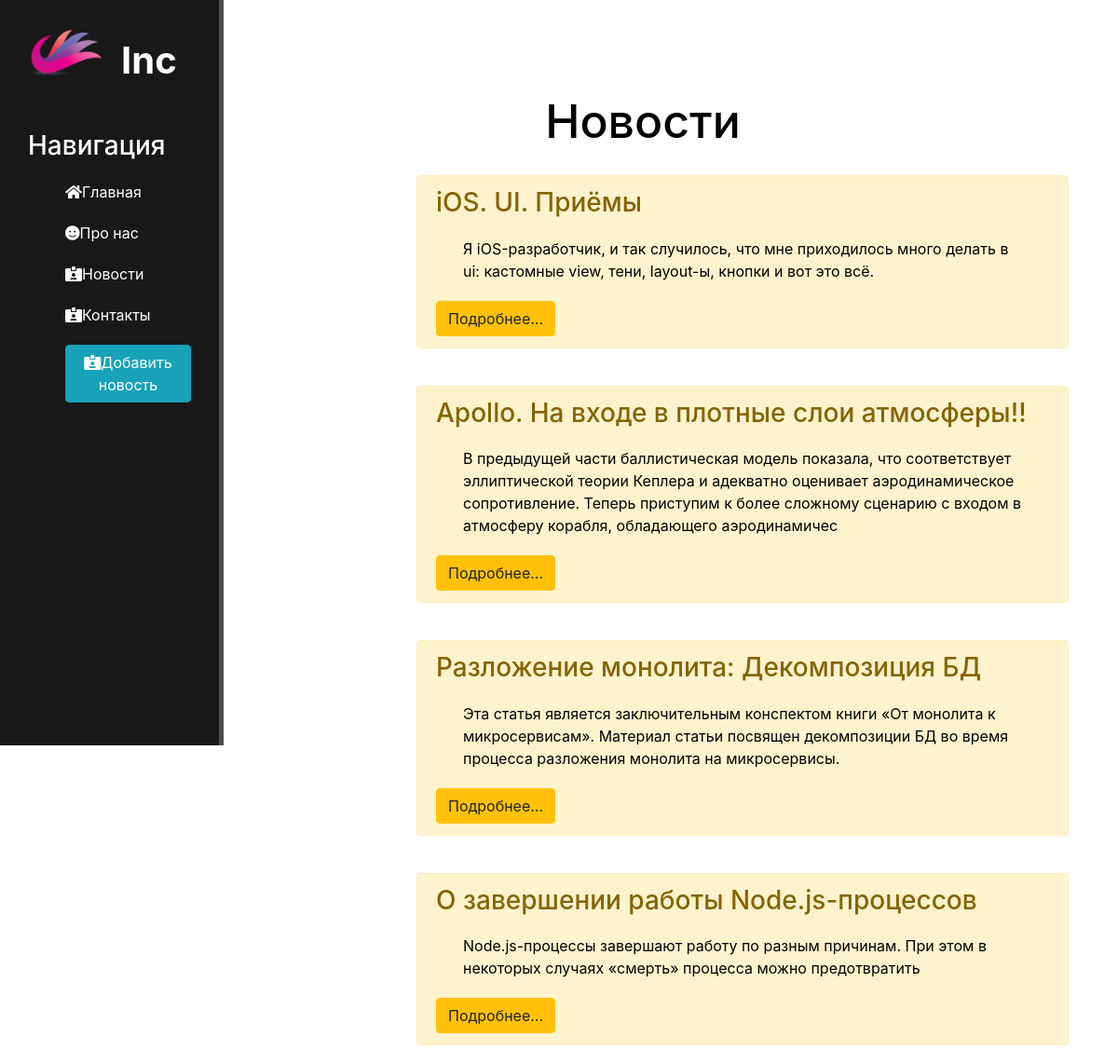
Page /news/ on the committed database.
### news/models.py (models this page shows, shortened)
class Articles(models.Model):
    title = models.CharField('Название', max_length=50)
    anons = models.CharField('Анонс', max_length=250)
    full_text = models.TextField('Текст')
    date = models.DateTimeField('Дата публикации')
    class Meta:
        verbose_name = 'Новость'
        verbose_name_plural = 'Новости'

### news/views.py (the view)
# urls.py: path('', views.news_home, name='news_home'),
def news_home(request):
    news = Articles.objects.order_by('-date')[:10]
    return render(request, 'news/news_home.html', {'news': news})

### news/templates/news/news_home.html (shortened to what this page needs)
{% extends 'main/base.html' %}
{% block content %}
    <div class="features">
        <h1>Новости</h1>
        {% if news %}
            {% for el in news %}
                <div class="alert alert-warning">
                    <h3>{{ el.title }}</h3>
                    <p>{{ el.anons }}</p>
                    <a href="{% url 'news-detail' el.id %}" class="btn btn-warning">Подробнее...</a>
                </div>
            {% endfor %}
        {% else %}
            <p>Тут нет новостей</p>
        {% endif %}
    </div>
{% endblock %}

### main/templates/main/base.html (shortened to what this page needs)
{% load static %}
<!doctype html>
<html lang="ru">
<head>
    <link rel="stylesheet" href="https://stackpath.bootstrapcdn.com/bootstrap/4.5.2/css/bootstrap.min.css">
    <link rel="stylesheet" href="{% static 'main/css/main.css' %}">
    <link rel="stylesheet" href="https://use.fontawesome.com/releases/v5.8.2/css/all.css">
</head>
<body>
    <aside>
        <img src="{% static 'main/img/0001038-abstract-Logo-Maker-02.webp' %}" alt="Лого">
        <span class="logo">Inc</span>
        <h3>Навигация</h3>
        <ul>
            <a href="{% url 'home' %}"><li><i class="fas fa-home"></i>Главная</li></a>
            <a href="{% url 'about' %}"><li><i class="fas fa-smile"></i>Про нас</li></a>
            <a href="{% url 'news_home' %}"><li><i class="fas fa-id-card-alt"></i>Новости</li></a>
            <a href="{% url 'contacts' %}"><li><i class="fas fa-id-card-alt"></i>Контакты</li></a>
            <a href="{% url 'create' %}"><li><button class="btn btn-info"><i class="fas fa-id-card-alt"></i>Добавить новость</button></li></a>
        </ul>
    </aside>
    <main>
        {% block content %}
        {% endblock %}
    </main>
</body>
</html>

### main/static/main/css/main.css (style rules this page uses)
body { background: #FFFFFF; }
aside { float: left; background: #181818; width: 20%; padding: 2.5%; height: 100vh; color: #fff; border-right: 5px solid #4d4d4d; }
aside img { width: 80px; float: left; }
aside .logo { font-size: 40px; margin-left: 10px; font-weight: bold; position: relative; bottom: -5px; left: 10px; }
aside h3 { margin-top: 50px; font-size: 28px; }
aside ul { list-style: none }
aside ul li { color: #fff; display: block; margin-top: 20px; transition: transform .6s ease; }
main .features { float: left; color: #fff; margin-top: 100px; text-align: center; width: 75%; }
main .features h1 { font-size: 50px; color: black; }
main .features p { max-width: 600px; margin: 20px auto; color: black; }
.alert-warning { float: left; clear: both; width: 700px; margin: 20px 23%; text-align: left; }

### rows in the picture
Articles: title "iOS. UI. Приëмы", anons "Я iOS-разработчик, и так случилось, что мне приходилось много делать в ui: кастомные view, тени, layout-ы, кнопки и вот это всё."
Articles: title "Apollo. На входе в плотные слои атмосферы!!", anons "В предыдущей части баллистическая модель показала, что соответствует эллиптической теории Кеплера и адекватно оценивает аэродинамическое сопротивление. Теперь приступим к более сложному сценарию с входом в атмосферу корабля, обладающего аэродинамичес"
Articles: title "Разложение монолита: Декомпозиция БД", anons "Эта статья является заключительным конспектом книги «От монолита к микросервисам». Материал статьи посвящен декомпозиции БД во время процесса разложения монолита на микросервисы."
Articles: title "О завершении работы Node.js-процессов", anons "Node.js-процессы завершают работу по разным причинам. При этом в некоторых случаях «смерть» процесса можно предотвратить"
